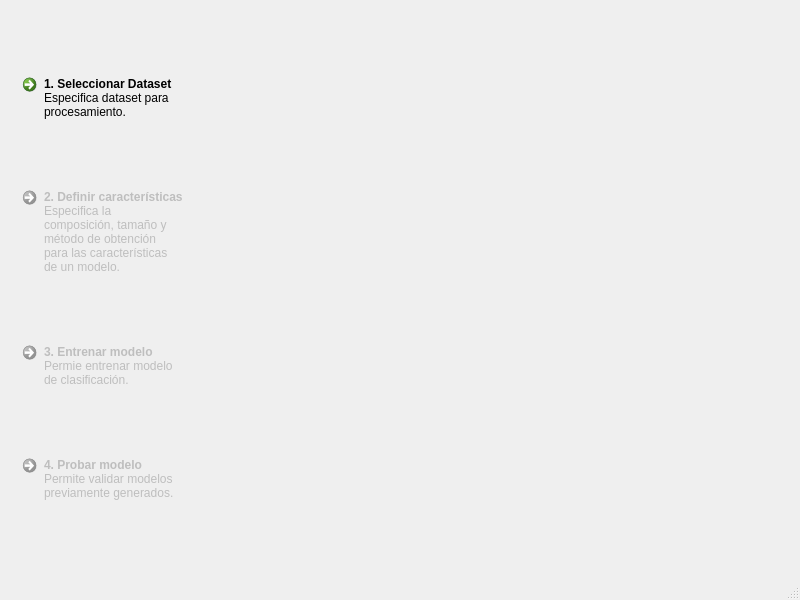
<?xml version="1.0" encoding="UTF-8"?>
<ui version="4.0">
 <class>MainWindow</class>
 <widget class="QMainWindow" name="MainWindow">
  <property name="geometry">
   <rect>
    <x>0</x>
    <y>0</y>
    <width>800</width>
    <height>600</height>
   </rect>
  </property>
  <property name="minimumSize">
   <size>
    <width>640</width>
    <height>480</height>
   </size>
  </property>
  <property name="windowTitle">
   <string>MainWindow</string>
  </property>
  <widget class="QWidget" name="mainWidget">
   <layout class="QHBoxLayout" name="horizontalLayout">
    <property name="leftMargin">
     <number>4</number>
    </property>
    <property name="rightMargin">
     <number>4</number>
    </property>
    <item>
     <widget class="QWidget" name="sidebarWidget" native="true">
      <property name="sizePolicy">
       <sizepolicy hsizetype="Preferred" vsizetype="Preferred">
        <horstretch>0</horstretch>
        <verstretch>0</verstretch>
       </sizepolicy>
      </property>
      <property name="minimumSize">
       <size>
        <width>180</width>
        <height>0</height>
       </size>
      </property>
      <layout class="QVBoxLayout" name="sideLayout">
       <item>
        <widget class="QCommandLinkButton" name="clb_selectDataset">
         <property name="sizePolicy">
          <sizepolicy hsizetype="Preferred" vsizetype="Fixed">
           <horstretch>0</horstretch>
           <verstretch>0</verstretch>
          </sizepolicy>
         </property>
         <property name="baseSize">
          <size>
           <width>0</width>
           <height>0</height>
          </size>
         </property>
         <property name="text">
          <string>1. Seleccionar Dataset</string>
         </property>
         <property name="autoDefault">
          <bool>false</bool>
         </property>
         <property name="default">
          <bool>true</bool>
         </property>
         <property name="description">
          <string>Especifica dataset para procesamiento.</string>
         </property>
        </widget>
       </item>
       <item>
        <widget class="QCommandLinkButton" name="clb_defineCharact">
         <property name="enabled">
          <bool>false</bool>
         </property>
         <property name="sizePolicy">
          <sizepolicy hsizetype="Preferred" vsizetype="Fixed">
           <horstretch>0</horstretch>
           <verstretch>0</verstretch>
          </sizepolicy>
         </property>
         <property name="text">
          <string>2. Definir características</string>
         </property>
         <property name="description">
          <string>Especifica la composición, tamaño y método de obtención para las características de un modelo.</string>
         </property>
        </widget>
       </item>
       <item>
        <widget class="QCommandLinkButton" name="clb_trainModel">
         <property name="enabled">
          <bool>false</bool>
         </property>
         <property name="sizePolicy">
          <sizepolicy hsizetype="Preferred" vsizetype="Fixed">
           <horstretch>0</horstretch>
           <verstretch>0</verstretch>
          </sizepolicy>
         </property>
         <property name="baseSize">
          <size>
           <width>0</width>
           <height>0</height>
          </size>
         </property>
         <property name="text">
          <string>3. Entrenar modelo</string>
         </property>
         <property name="description">
          <string>Permie entrenar modelo de clasificación.</string>
         </property>
        </widget>
       </item>
       <item>
        <widget class="QCommandLinkButton" name="clb_testModel">
         <property name="enabled">
          <bool>false</bool>
         </property>
         <property name="sizePolicy">
          <sizepolicy hsizetype="Preferred" vsizetype="Fixed">
           <horstretch>0</horstretch>
           <verstretch>0</verstretch>
          </sizepolicy>
         </property>
         <property name="baseSize">
          <size>
           <width>0</width>
           <height>0</height>
          </size>
         </property>
         <property name="text">
          <string>4. Probar modelo</string>
         </property>
         <property name="description">
          <string>Permite validar modelos previamente generados.</string>
         </property>
        </widget>
       </item>
      </layout>
     </widget>
    </item>
    <item>
     <spacer name="separator">
      <property name="orientation">
       <enum>Qt::Horizontal</enum>
      </property>
      <property name="sizeType">
       <enum>QSizePolicy::Fixed</enum>
      </property>
      <property name="sizeHint" stdset="0">
       <size>
        <width>10</width>
        <height>20</height>
       </size>
      </property>
     </spacer>
    </item>
    <item>
     <widget class="QWidget" name="variableWidget" native="true">
      <property name="enabled">
       <bool>false</bool>
      </property>
      <property name="sizePolicy">
       <sizepolicy hsizetype="Expanding" vsizetype="Expanding">
        <horstretch>0</horstretch>
        <verstretch>0</verstretch>
       </sizepolicy>
      </property>
     </widget>
    </item>
   </layout>
  </widget>
  <widget class="QMenuBar" name="menuBar">
   <property name="geometry">
    <rect>
     <x>0</x>
     <y>0</y>
     <width>800</width>
     <height>26</height>
    </rect>
   </property>
  </widget>
  <widget class="QStatusBar" name="statusBar"/>
 </widget>
 <layoutdefault spacing="6" margin="11"/>
 <resources/>
 <connections/>
</ui>
